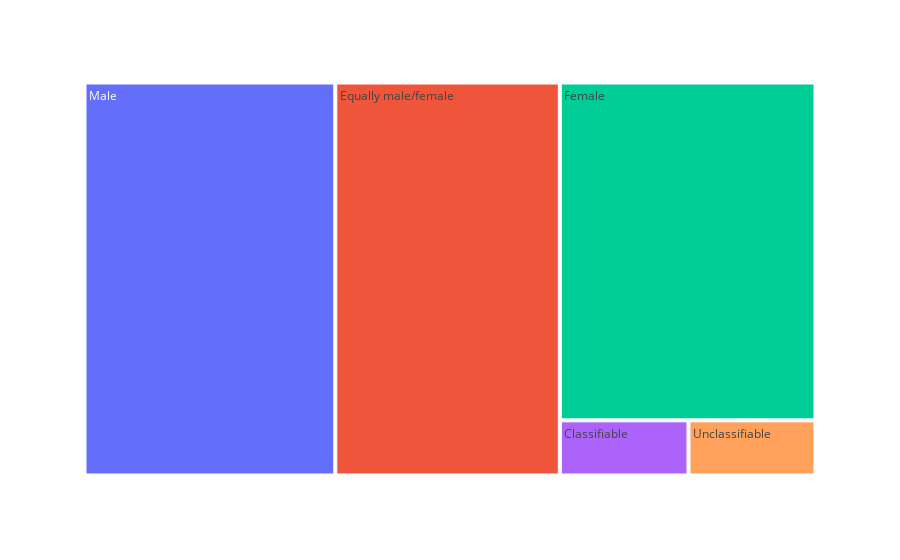

The notebook cell this image was saved under:
### Markdown cell above
**male and female has almost same proportion on business

### Code cell
#Tree map on SEX_LABEL
#### male and female proportion on business in USA(exclude total from values)
import plotly.express as px
# count the number of value in the SEX_LABEL column, excluding the "Total" value
grouped_df = mergedTables[mergedTables['Meaning of Sex code (SEX_LABEL)'] != 'Total']['Meaning of Sex code (SEX_LABEL)'].value_counts().reset_index(name='Count')
grouped_df.rename(columns={'index': 'Sex'}, inplace=True)

# create treemap with the grouped data
fig = px.treemap(grouped_df, path=['Sex'], values='Count')

# show the plot
fig.show()

### Figure 1 — Plotly figure (JSON) as saved in the notebook; plotly's stock layout.template omitted (floating-point values rounded to 4 significant figures)
{"data": [{"branchvalues": "total", "domain": {"x": [0, 1], "y": [0, 1]}, "hovertemplate": "labels=%{label}<br>Count=%{value}<br>parent=%{parent}<br>id=%{id}<extra></extra>", "ids": ["Classifiable", "Equally male/female", "Female", "Male", "Unclassifiable"], "labels": ["Classifiable", "Equally male/female", "Female", "Male", "Unclassifiable"], "name": "", "parents": ["", "", "", "", ""], "type": "treemap", "values": [315, 3918, 3835, 4376, 311]}], "layout": {"legend": {"tracegroupgap": 0}, "margin": {"t": 60}}}
